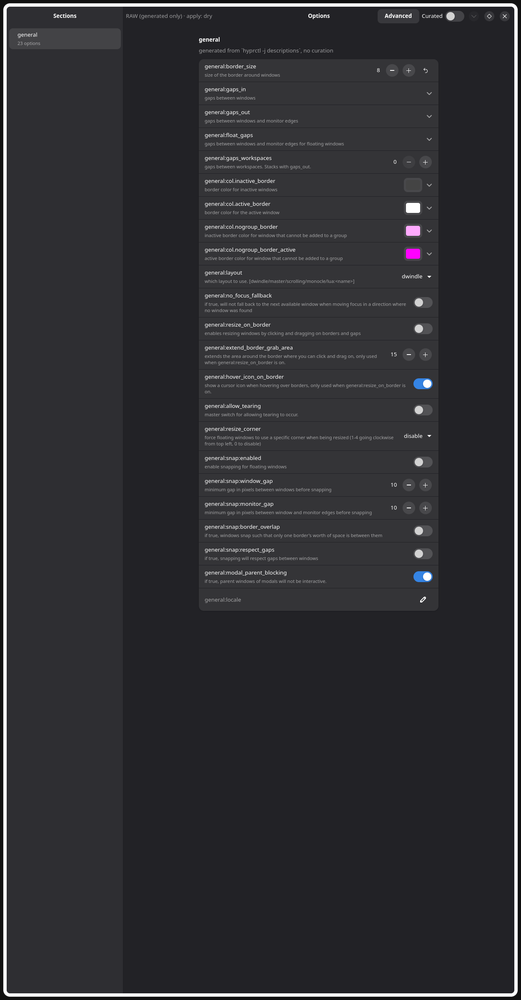
#> input picture prototypes/schema-page/shots/general-raw.png, 521 x 1000 px, shrunk from 1250 x 2400 before the run
$ python probe_bbox.py ../schema-page/shots/general-raw.png ../schema-page/shots/decoration-curated.png ../schema-page/shots/decoration-curated.png ../schema-page/shots/decoration-curated.png
#> lines starting #> are read from the running program, lines starting #| are printed output that depends on the picture
#!/usr/bin/env python3
"""PROTOTYPE — throwaway. Where exactly do two frames differ?"""
import sys

import numpy as np
from PIL import Image


def main():
    a, b = sys.argv[1], sys.argv[2]
    ia = np.asarray(Image.open(a).convert("RGB")).astype(np.int16)
    ib = np.asarray(Image.open(b).convert("RGB")).astype(np.int16)
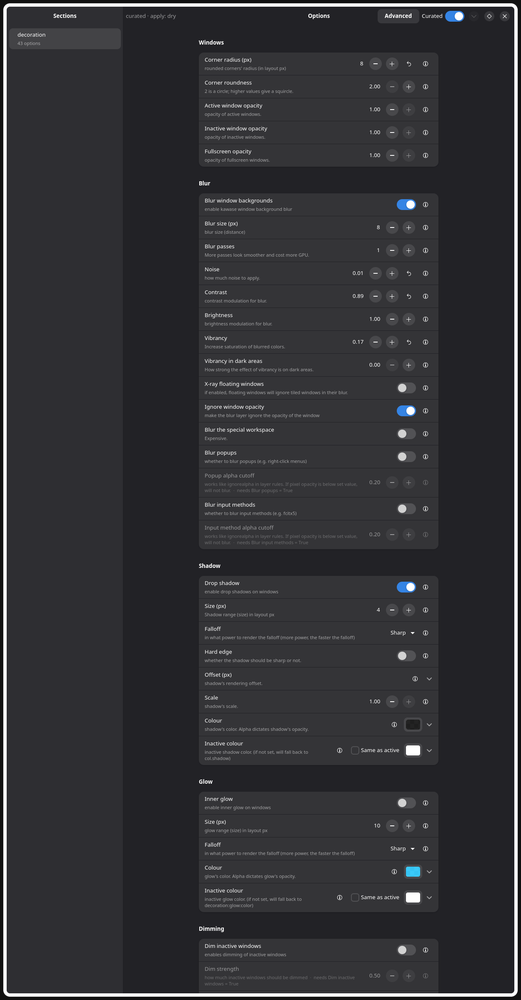
#> input picture prototypes/schema-page/shots/decoration-curated.png, 521 x 1000 px, shrunk from 1250 x 2400 before the run
    d = np.abs(ia - ib).max(axis=2)
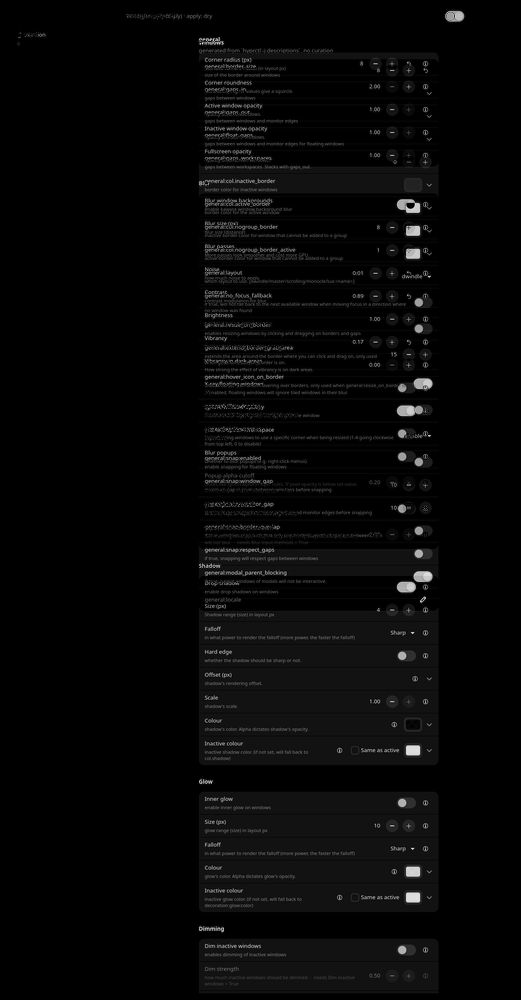
#> d: shape (1000, 521) int16; min 0, max 222, mean 7.1
    ys, xs = np.nonzero(d > 8)
    if not len(ys):
        print("identical above threshold")
        return
    y0, y1, x0, x1 = ys.min(), ys.max(), xs.min(), xs.max()
#> y0 = 10; y1 = 992; x0 = 17; x1 = 465
    print(f"bbox x {x0}..{x1}  y {y0}..{y1}  ({x1-x0+1}x{y1-y0+1}) "
          f"strong={len(ys)}")
#| bbox x 17..465  y 10..992  (449x983) strong=122883
    pad = 8
    box = (max(0, x0 - pad), max(0, y0 - pad),
           min(ia.shape[1], x1 + pad), min(ia.shape[0], y1 + pad))
#> box = (9, 2, 473, 1000)
    Image.open(a).convert("RGB").crop(box).save(sys.argv[3])
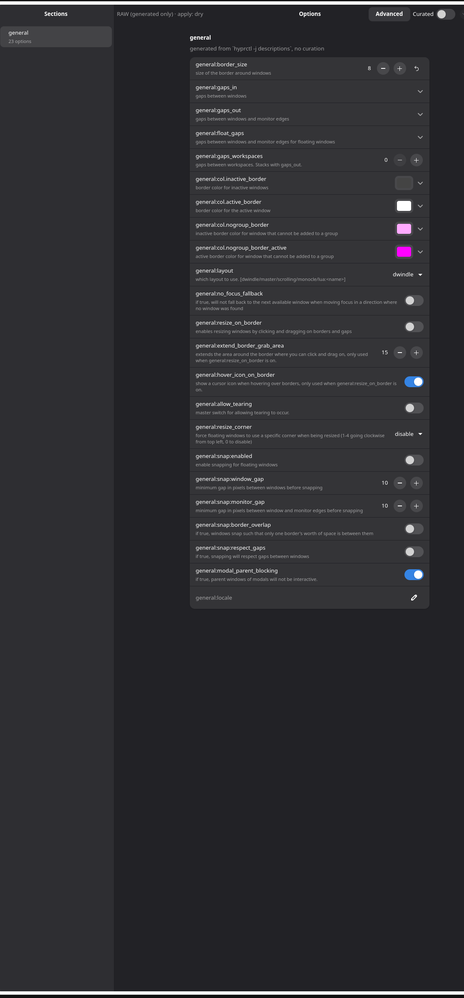
#> saved as decoration-curated.png: PIL image 464x998 RGB; mean R, G, B 45.5, 45.4, 49.2
    Image.open(b).convert("RGB").crop(box).save(sys.argv[4])
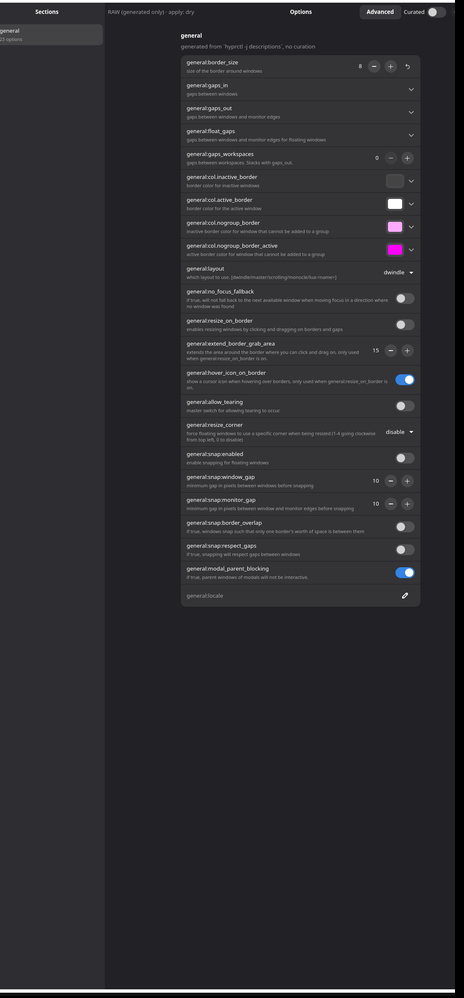
#> saved as decoration-curated.png: PIL image 464x998 RGB; mean R, G, B 44.4, 44.3, 48
    print("wrote crops", sys.argv[3], sys.argv[4])


if __name__ == "__main__":
    main()
